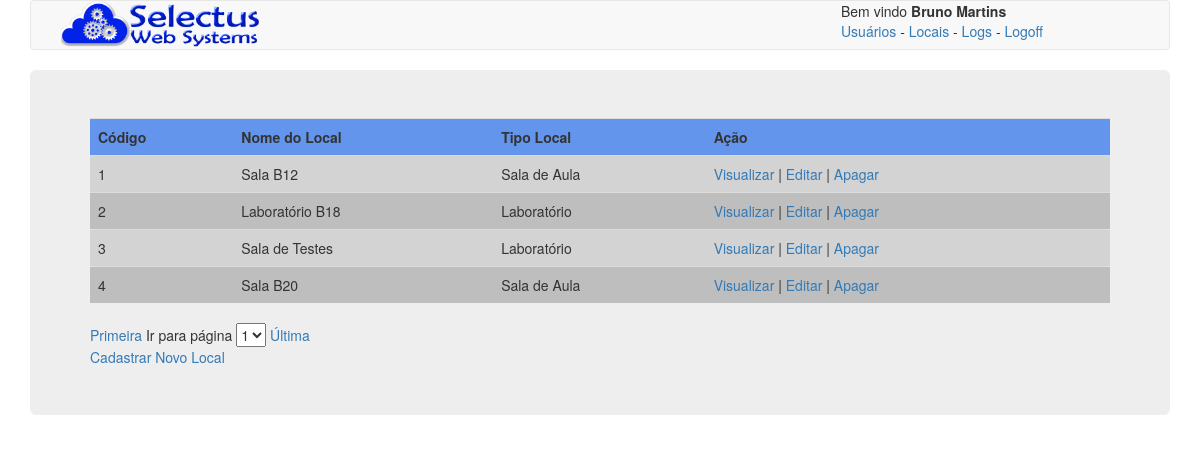
The page /index.php?pag=9 (signed in) on the database its author committed.
### tables this page shows
CREATE TABLE `local` (
  `id` int(11) NOT NULL,
  `localDescricao` varchar(45) NOT NULL,
  `tipoLocalId` int(11) NOT NULL,
  `localUser01` int(11) NOT NULL,
  `localUser02` int(11) NOT NULL
);

CREATE TABLE `tipolocal` (
  `id` int(11) NOT NULL,
  `tipoLocalDescricao` varchar(45) NOT NULL
);

### config/conexao.php (called while the page is built, shortened)
<?php
function busca($conexao, $query) {
    try {
        mysqli_set_charset($conexao, "utf8");
        return mysqli_query($conexao, $query);
    } catch (Exception $e) {
        desconecta($conexao);
        return NULL;
    }
}
?>

### locais/listar.php (the view, shortened to what this page needs)
<div class="container">
    <div class="row">
        <table class="table">
            <tbody><tr  style="background-color:#6495ED;">
                    <th>Código</th>
                    <th>Nome do Local</th>
                    <th>Tipo Local</th>
                    <th>Ação</th>
                </tr>
                <?php
                $conexao = conecta();
                $tipoUser = $_SESSION['tipoLogado'];
                $id = $_SESSION['idLogado'];
                if ($tipoUser == 1) {
                    $resultado = busca($conexao, "SELECT local.id, local.localDescricao, local.tipoLocalId, local.localUser01, local.localUser02, tipoLocal.tipoLocalDescricao from local inner join tipoLocal on local.tipoLocalID = tipoLocal.id order by id");
                } else if ($tipoUser != 1) {
                    $resultado = busca($conexao, "SELECT local.id, local.localDescricao, local.tipoLocalId, local.localUser01, local.localUser02, tipoLocal.tipoLocalDescricao from local inner join tipoLocal on local.tipoLocalID = tipoLocal.id where id=$id order by id");
                }
                $total = mysqli_num_rows($resultado);
                $qtdPorPagina = 10;
                $paginas = ceil($total / $qtdPorPagina);
                $pagAtual = isset($_GET['list']) ? $_GET['list'] : 1;
                $i = 0;
                $cor1 = "#D3D3D3;";
                $cor2 = "#BEBEBE;";
                while ($linha = mysqli_fetch_array($resultado)) {
                    ?>
                    <tr style="background-color:<?= $i % 2 == 0 ? $cor1 : $cor2; ?>">
                        <td><?= $linha['id']; ?></td>
                        <td><?= $linha['localDescricao']; ?></td>
                        <td><?= $linha['tipoLocalDescricao']; ?></td>
                        <td>
                            <a  href="index.php?pag=12&id=<?= $linha['id']; ?>" title="Visualizar <?= $linha['pessoaNome']; ?>">Visualizar</a> |
                            <a  href="index.php?pag=13&id=<?= $linha['id']; ?>" title="Editar <?= $linha['pessoaNome']; ?>">Editar</a> |
                            <a  href="locais/apagar.php?id=<?= $linha['id']; ?>" title="Apagar <?= $linha['pessoaNome']; ?>">Apagar</a>
                        </td>
                    </tr>
                    <?php
                    $i++;
                }
                ?>
            </tbody>
        </table>
        <?php
        echo "<a href='index.php?pag=9&list=1'>Primeira</a> ";
        $select = " <select name='selecao_lista' id='selecao_lista' onchange=\"direcionar()\">";
        for ($x = 1; $x <= $paginas; $x++) {
            if ($x != $pagAtual)
                $select .="<option value='$x'>$x</option>";
            else
                $select .="<option value='$x' selected >$x</option>";
        }
        $select .="</select>";
        echo "Ir para página " . $select;
        echo " <a href='index.php?pag=9&list=$paginas'>Última</a> ";
        if ($tipoUser == 1)
            echo " <a href='index.php?pag=10'><br>Cadastrar Novo Local</a> ";
        ?>
    </div>
</div>

### rows shown on the page
local: id "1", localDescricao "Sala B12", tipoLocalId.tipoLocalDescricao "Sala de Aula"
local: id "2", localDescricao "Laboratório B18", tipoLocalId.tipoLocalDescricao "Laboratório"
local: id "3", localDescricao "Sala de Testes", tipoLocalId.tipoLocalDescricao "Laboratório"
local: id "4", localDescricao "Sala B20", tipoLocalId.tipoLocalDescricao "Sala de Aula"

### other values the page prints
$_SESSION['nomeLogado'] "Bruno Martins"
form field selecao_lista "1"
